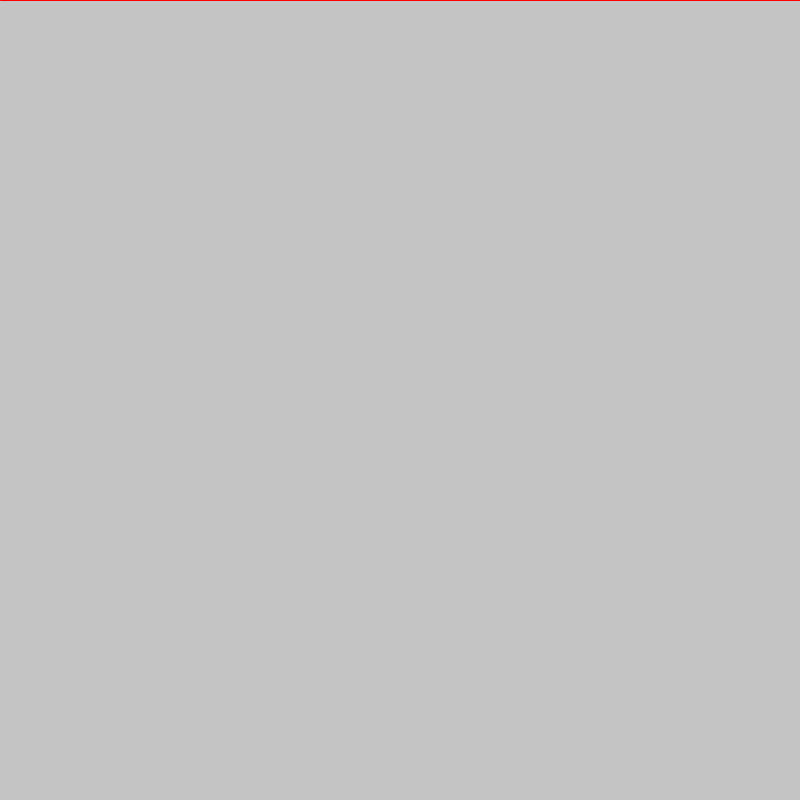
Frame 1 (no input)
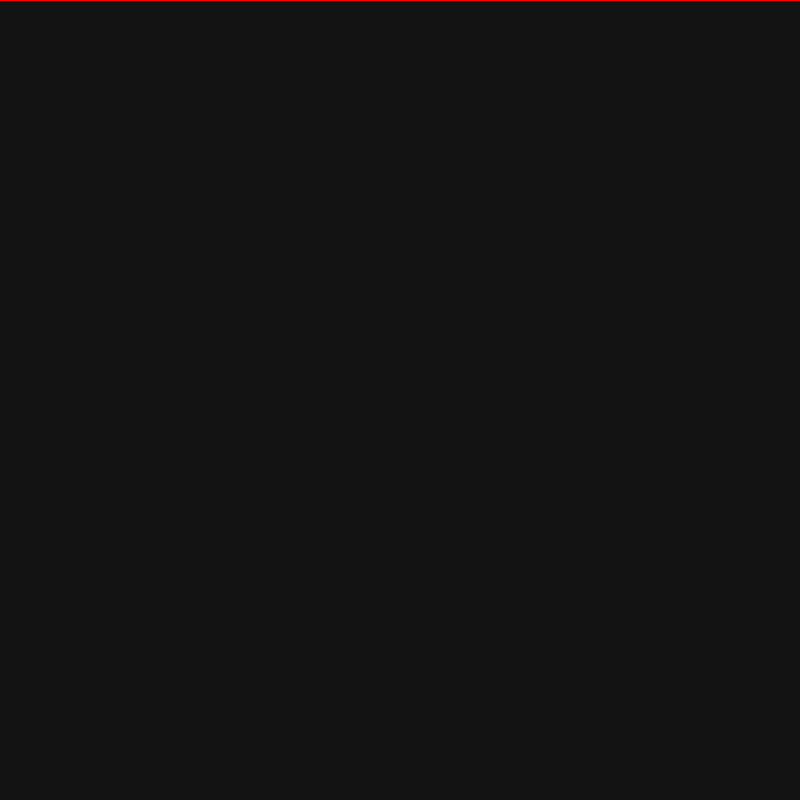
Frame 60 (the mouse pressed at the canvas centre just before this capture)
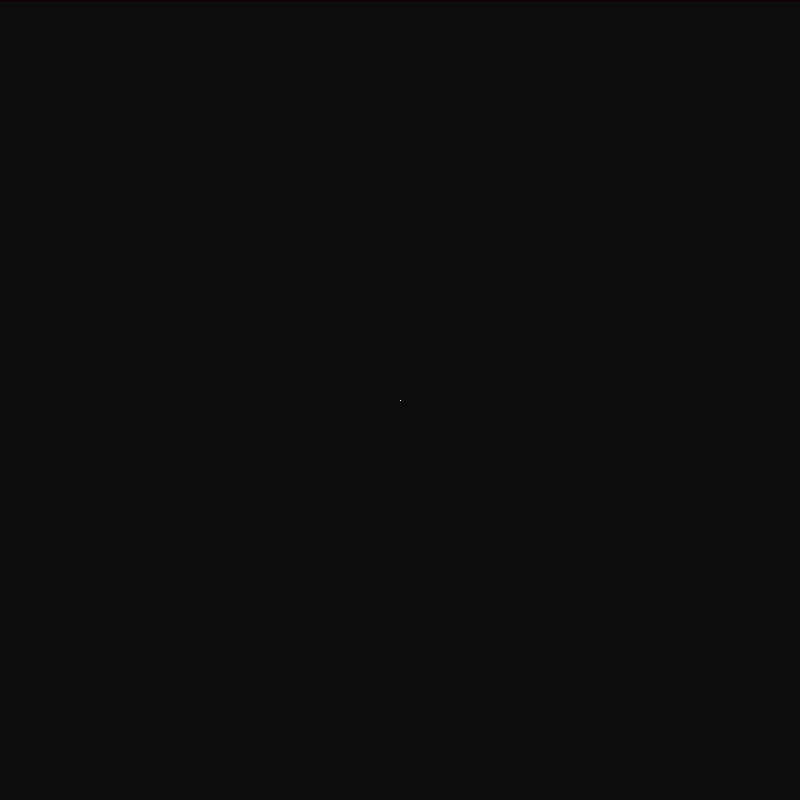
Frame 120 (the mouse held since frame 60 and released just before this capture)

The Processing sketch that drew these frames (run headless with seeded random() and noise(); from frame 60 on, the mouse is pressed at the canvas centre):

// Processing sketch: LSI_011_linhasMove_fade
// ── LSI_011_linhasMove_fade.pde
//reads once. on start
void setup() { 
  // display size
  size(800, 800);
}

//lopps forever
void draw () {

  //rect with the same size as the display 
  // with alpha () , for the fade effect
  fill(0, 10);
  noStroke();
  rect(0, 0, width, height);

  // Stroke Color. Changing wiht the Mouse movement
  stroke(255, mouseX, mouseY);
  // horizontal line. following the mouse
  line(0+mouseX, mouseY, 800-mouseX, mouseY);
  
  //printing mouseX + SPACE + mouseY
  println(mouseX+" "+mouseY);
}
